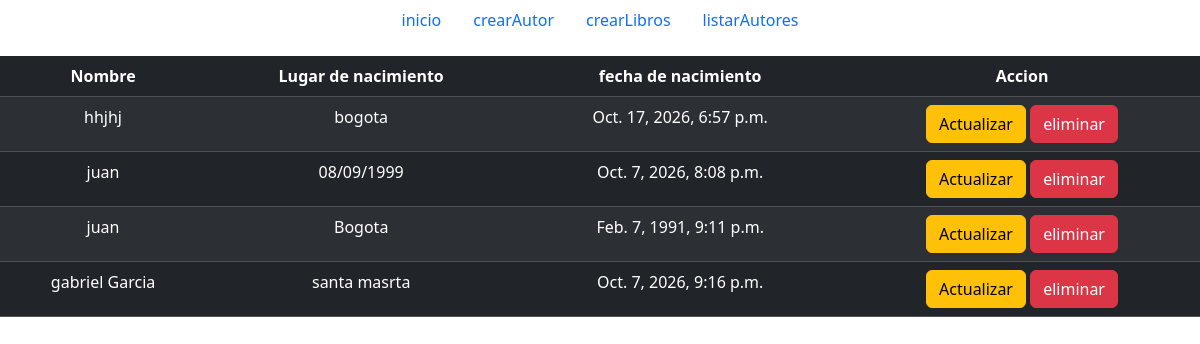
The app's page /listarAutores/ with its own data.
### biblioteca/models.py (models this page shows, shortened)
class autor(models.Model):
    nombre = models.CharField()
    lugar_nacimiento = models.CharField()
    fecha_nacimiento = models.DateTimeField()

### biblioteca/views.py (the view)
# urls.py: path('listarAutores/',views.listarAutores,name='listarAutores'),
def listarAutores(request):
    autores = autor.objects.all()
    return render(request, 'listarAutores.html', {'autores':autores})

### biblioteca/templates/listarAutores.html
{% extends "base.html" %}
{% block content %}
<div class="justify-content-center text-center mt-3">
<table class="table table-dark table-striped">
                <thead>
                    <tr>
                        <th>Nombre</th>
                        <th>Lugar de nacimiento</th>
                        <th>fecha de nacimiento</th>
                        <th>Accion</th>
                    </tr>
                </thead>
                <tbody>
                    {% for autor in autores %}
                    <tr>
                        <td>{{autor.nombre}}</td>
                        <td>{{autor.lugar_nacimiento}}</td>
                        <td>{{autor.fecha_nacimiento}}</td>
                        <td>
                        <a href="{%url 'editarAutor' autor.pk %}" class="btn btn-warning">Actualizar</a>
                        <a href="{%url 'eliminarAutor' autor.pk %}" class="btn btn-danger">eliminar</a>
                        </td>
                    </tr>
                    {% endfor %}
                </tbody>
            </table>
{% endblock %}

### templates/base.html (shortened to what this page needs)
<!doctype html>
<html lang="en" data-bs-theme="light">
    <head>
        <link
            href="https://cdn.jsdelivr.net/npm/bootstrap@5.3.8/dist/css/bootstrap.min.css"
            rel="stylesheet"
        />
    </head>
    <body>
        <header>
            <!doctype html>
            <html lang="en" data-bs-theme="">
                <head>
                    <ul class="nav justify-content-center">
                        <li class="nav-item">
                            <a
                                href="{% url 'listarlibros'  %}"
                                class="nav-link active"
                                aria-current="page"
                                >inicio</a
                            >
                        </li>
                        <li class="nav-item">
                            <a
                                href="{% url 'crearAutor' %}"
                                class="nav-link active"
                                aria-current="page"
                                >crearAutor</a
                            >
                        </li>
                        <li class="nav-item">
                            <a
                                href="{% url 'crearLibro' %}"
                                class="nav-link active"
                                aria-current="page"
                                >crearLibros</a
                            >
                        </li>
                        <li class="nav-item">
                            <a
                                href="{% url 'listarAutores' %}"
                                class="nav-link active"
                                aria-current="page"
                                >listarAutores</a>
                        </li>
                    </ul>
                </head>
                <body>
                </body>
            </html>
        </header>
        {% block content %}
        {% endblock %}
    </body>
</html>

### records on screen
autor: nombre "hhjhj", lugar_nacimiento "bogota", fecha_nacimiento "Oct. 17, 2026, 6:57 p.m."
autor: nombre "juan", lugar_nacimiento "08/09/1999", fecha_nacimiento "Oct. 7, 2026, 8:08 p.m."
autor: nombre "juan", lugar_nacimiento "Bogota", fecha_nacimiento "Feb. 7, 1991, 9:11 p.m."
autor: nombre "gabriel Garcia", lugar_nacimiento "santa masrta", fecha_nacimiento "Oct. 7, 2026, 9:16 p.m."
